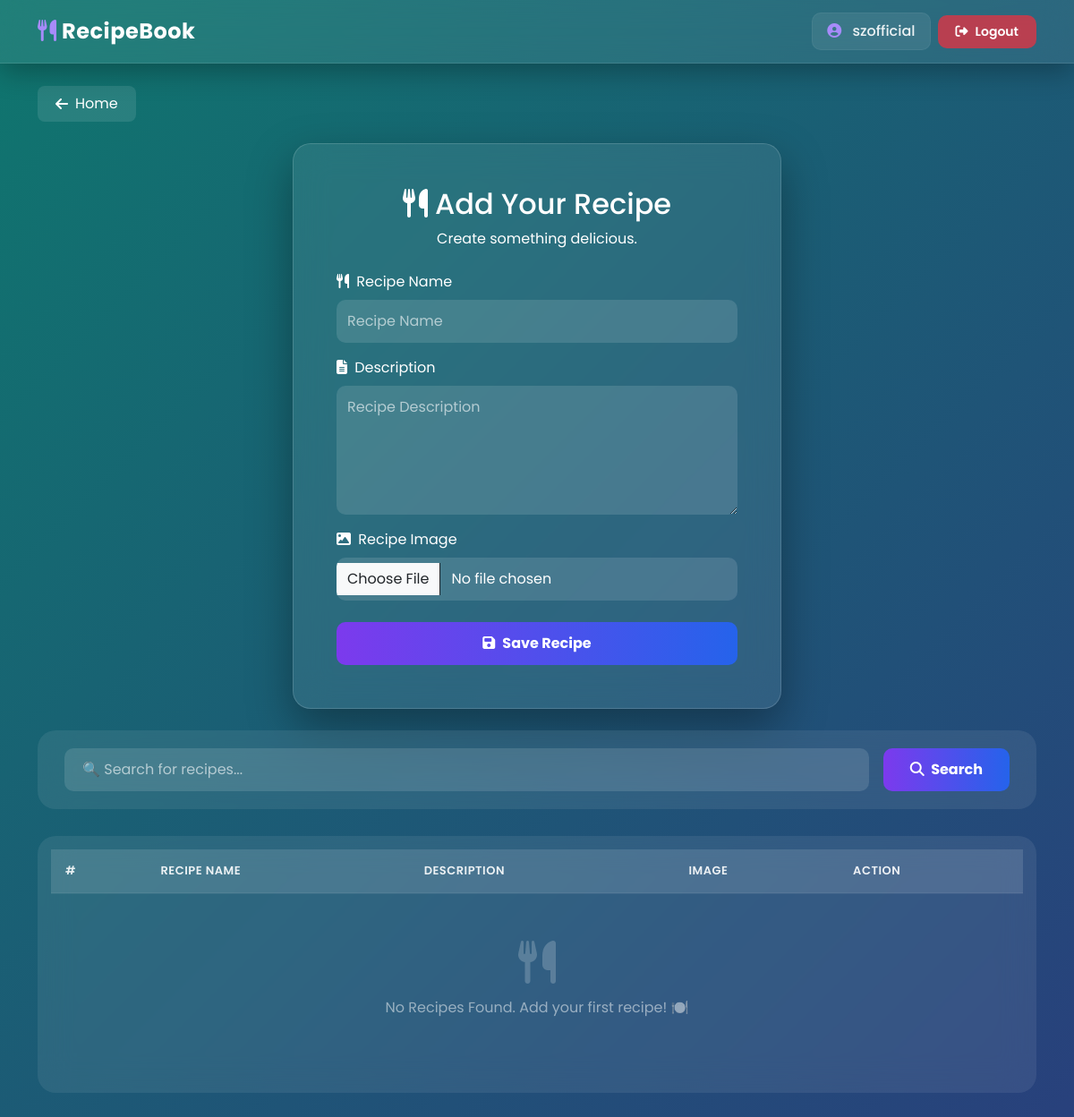
Before: /recipe_view/ (signed in) with the older database file.
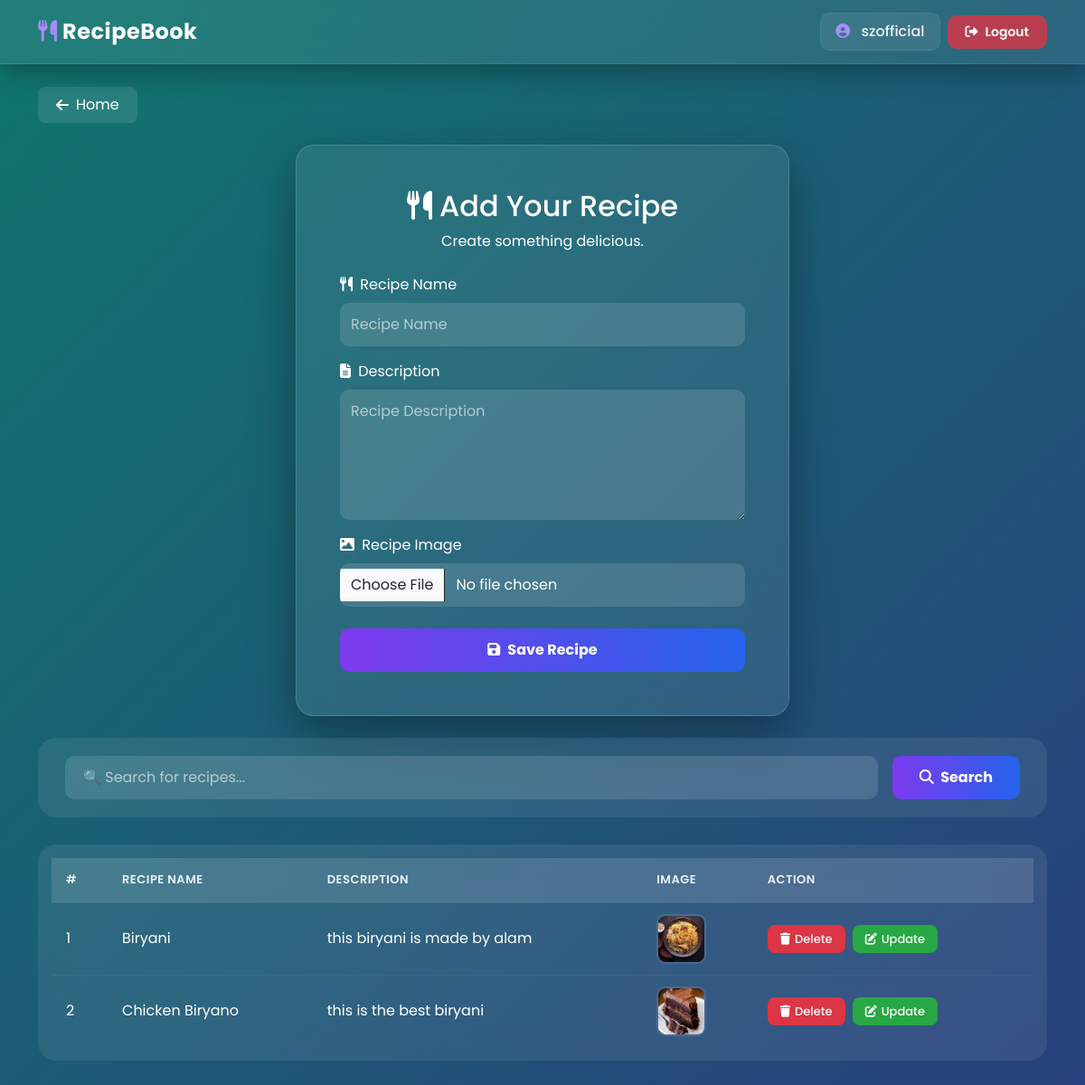
After: the same page with the newer database file.
### recipe/models.py (models this page shows)
class Recipe(models.Model):
    user = models.ForeignKey(
        User, on_delete=models.SET_NULL, null=True, blank=True)
    recipe_name = models.CharField(max_length=100)
    recipe_description = models.TextField()
    recipe_img = models.ImageField(
        upload_to="recipe_images/", blank=True, null=True)

### recipe/views.py (the view, shortened to what this page needs)
# urls.py: path("recipe_view/", recipe_view, name="recipe-view"),
@login_required(login_url="/login_page/")
def recipe_view(request):
    recipes = Recipe.objects.all().order_by("-id")
    search_query = request.GET.get("search_re")
    if search_query:
        recipes = recipes.filter(recipe_name__icontains=search_query)
        if not recipes:
            messages.info(request, f"No recipes found for '{search_query}'")
    return render(request, "recipe.html", {
        "recipes": recipes,
        "search_query": search_query  # Pass search query to template
    })

### recipe/templates/recipe.html (shortened to what this page needs)
{% extends 'base.html' %}
{% block start %}
  <link rel="stylesheet" href="https://cdnjs.cloudflare.com/ajax/libs/animate.css/4.1.1/animate.min.css" />
  <link rel="stylesheet" href="https://cdnjs.cloudflare.com/ajax/libs/font-awesome/6.5.0/css/all.min.css" />
  <div class="container mt-3">
    <a href="/" class="btn-home"><i class="fas fa-arrow-left"></i> Home</a>
  </div>
  <div class="container py-4">
    <div class="row justify-content-center">
      <div class="col-md-7 col-lg-6">
        <div class="glass-card p-4 p-md-5">
          <div class="text-center mb-4">
            <h2><i class="fas fa-utensils me-2"></i>Add Your Recipe</h2>
            <p>Create something delicious.</p>
          </div>
          <form method="POST" enctype="multipart/form-data">
            <div class="mb-3">
              <label class="mb-2"><i class="fas fa-cutlery me-1"></i> Recipe Name</label>
              <input type="text" name="recipe_name" class="form-control" placeholder="Recipe Name" required />
            </div>
            <div class="mb-3">
              <label class="mb-2"><i class="fas fa-file-alt me-1"></i> Description</label>
              <textarea name="recipe_description" class="form-control" rows="5" placeholder="Recipe Description" required></textarea>
            </div>
            <div class="mb-4">
              <label class="mb-2"><i class="fas fa-image me-1"></i> Recipe Image</label>
              <input type="file" name="recipe_img" class="form-control" accept="image/*" />
            </div>
            <button type="submit" class="btn-save"><i class="fas fa-save me-2"></i>Save Recipe</button>
          </form>
        </div>
      </div>
    </div>
  </div>
  <div class="container">
    <div class="search-container">
      <form method="GET" action="" class="d-flex flex-wrap gap-3 align-items-center">
        <div class="flex-grow-1">
          <input type="text" name="search_re" class="search-input w-100" placeholder="🔍 Search for recipes..." value="{{ search_query|default:'' }}" />
        </div>
        <button type="submit" class="btn-search"><i class="fas fa-search me-1"></i> Search</button>
      </form>
    </div>
  </div>
  <div class="container pb-5">
    <div class="table-wrapper">
      <div class="table-scroll">
        <table class="recipe-table">
          <thead>
            <tr>
              <th>#</th>
              <th>Recipe Name</th>
              <th>Description</th>
              <th>Image</th>
              <th>Action</th>
            </tr>
          </thead>
          <tbody>
            {% for recipe in recipes %}
              <tr>
                <td>{{ forloop.counter }}</td>
                <td>
                  {% if search_query %}
                    {{ recipe.recipe_name|truncatechars:20 }}
                  {% else %}
                    {{ recipe.recipe_name|truncatechars:20 }}
                  {% endif %}
                </td>
                <td>{{ recipe.recipe_description|truncatechars:30 }}</td>
                <td>
                  {% if recipe.recipe_img %}
                    <img src="{{ recipe.recipe_img.url }}" class="recipe-img" alt="{{ recipe.recipe_name }}" />
                  {% else %}
                    <span class="text-muted" style="font-size:11px;">No Image</span>
                  {% endif %}
                </td>
                <td>
                  <div class="action-buttons">
                    <a href="/delete_recipe/{{ recipe.id }}/" class="btn-action btn-delete delete-btn"><i class="fas fa-trash"></i> Delete</a>
                    <a href="/update_recipe/{{ recipe.id }}/" class="btn-action btn-update update-btn"><i class="fas fa-edit"></i> Update</a>
                  </div>
                </td>
              </tr>
            {% empty %}
              <tr>
                <td colspan="5" class="text-center">
                  <div class="empty-state">
                    <i class="fas fa-utensils"></i>
                    <p>
                      {% if search_query %}
                        No recipes found for "{{ search_query }}"
                      {% else %}
                        No Recipes Found. Add your first recipe! 🍽️
                      {% endif %}
                    </p>
                  </div>
                </td>
              </tr>
            {% endfor %}
          </tbody>
        </table>
      </div>
    </div>
  </div>
{% endblock %}

### recipe/templates/base.html (shortened to what this page needs)
<!DOCTYPE html>
<html lang="en">
  <head>
    <link href="https://cdn.jsdelivr.net/npm/bootstrap@5.3.8/dist/css/bootstrap.min.css" rel="stylesheet" />
    <link rel="stylesheet" href="https://cdnjs.cloudflare.com/ajax/libs/font-awesome/6.5.0/css/all.min.css" />
  </head>
  <body>
    <nav class="navbar navbar-expand-lg glass-navbar">
      <div class="container">
        <a class="navbar-brand" href="/recipe_view/"><i class="fas fa-utensils"></i> RecipeBook</a>
        <div class="collapse navbar-collapse" id="navbarNav">
          <div class="ms-auto d-flex align-items-center gap-2 flex-wrap">
            {% if request.user.is_authenticated %}
              <span class="username">
                <i class="fas fa-user-circle"></i>
                {{ request.user.username }}
              </span>
              <a href="/logout_page/" class="btn-logout"><i class="fas fa-sign-out-alt"></i> Logout</a>
            {% else %}
              <a href="/login_page/" class="btn-login"><i class="fas fa-sign-in-alt"></i> Login</a>
              <a href="/signup_page/" class="btn-signup"><i class="fas fa-user-plus"></i> Sign Up</a>
            {% endif %}
          </div>
        </div>
      </div>
    </nav>
    {% block start %}
    {% endblock %}
  </body>
</html>

### recipe/templates/base.html (style rules this page uses)
* { margin: 0; padding: 0; box-sizing: border-box; }
body { font-family: 'Poppins', sans-serif; min-height: 100vh; background: linear-gradient(-45deg, #0f172a, #1e1b4b, #312e81, #0f766e); background-size: 400% 400%; animation: gradientBG 15s ease infinite; margin: 0 !important; padding-top: 80px; }
.glass-navbar { background: rgba(255, 255, 255, 0.08) !important; backdrop-filter: blur(18px) !important; -webkit-backdrop-filter: blur(18px) !important; border-bottom: 1px solid rgba(255, 255, 255, 0.1) !important; padding: 12px 0 !important; position: fixed !important; top: 0 !important; left: 0 !important; right: 0 !important; z-index: 9999 !important; box-shadow: 0 8px 32px rgba(0, 0, 0, 0.3) !important; }
.glass-navbar .navbar-brand { color: #fff !important; font-weight: 700 !important; font-size: 24px !important; letter-spacing: 0.5px !important; }
.glass-navbar .navbar-brand i { color: #a78bfa !important; }
.glass-navbar .username { color: rgba(255, 255, 255, 0.9) !important; font-weight: 500 !important; padding: 8px 16px !important; background: rgba(255, 255, 255, 0.08) !important; border-radius: 10px !important; border: 1px solid rgba(255, 255, 255, 0.05) !important; }
.glass-navbar .username i { color: #a78bfa !important; margin-right: 8px !important; }
.btn-login, .btn-signup, .btn-logout { padding: 8px 20px !important; border-radius: 10px !important; font-weight: 600 !important; font-size: 14px !important; border: none !important; transition: all 0.3s ease !important; text-decoration: none !important; display: inline-flex !important; align-items: center !important; gap: 8px !important; color: #fff !important; }
.btn-logout { background: rgba(220, 53, 69, 0.8) !important; }
.glass-card { background: rgba(255, 255, 255, 0.08) !important; backdrop-filter: blur(18px) !important; -webkit-backdrop-filter: blur(18px) !important; border: 1px solid rgba(255, 255, 255, 0.15) !important; border-radius: 20px !important; box-shadow: 0 20px 50px rgba(0, 0, 0, 0.35) !important; }
.glass-card h2, .glass-card p, .glass-card label { color: #fff !important; }
.form-control { background: rgba(255, 255, 255, 0.12) !important; border: none !important; color: #fff !important; border-radius: 10px !important; padding: 12px !important; }
.form-control::placeholder { color: rgba(255, 255, 255, 0.6) !important; }

Changed rows visible on the page:
added Recipe: recipe_name "Biryani", recipe_description "this biryani is made by alam", recipe_img (picture)
added Recipe: recipe_name "Chicken Biryano", recipe_description "this is the best biryani", recipe_img (picture)
Other visible differences:
text no longer shown: "No Recipes Found. Add your first recipe! 🍽️"
